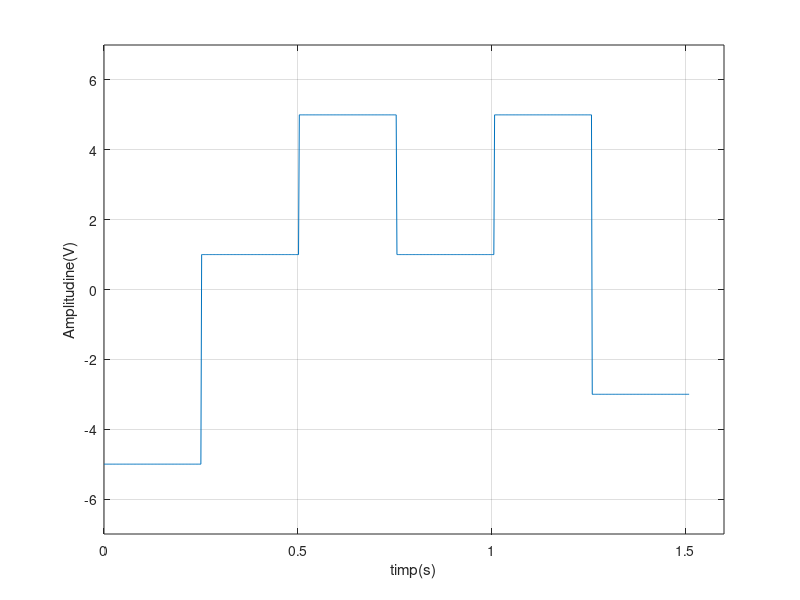

MATLAB code to generate this figure:
 %Se va genera un semnal cu rezolutie temporara de 2ms, 20ms, 200ms pentru un
%semnal continuu de tipul:
%3. Semnal dreptunghiular multinivel, aleator ? Durata fiec?rui 
%nivel: 0,25 s.Nivelurile 

%c) {-5,-3,-1,1,3,5} 


%Rezolutie temporara 2ms.punctul c)
%analog pentru 20ms 200ms doar ca se modifica __ din t=0:0.02/0.2:__
t=0:0.002:1.510;%variabila timp necesara pentru a afisa 6 nivele aleatoare
i=1;%contor
n=[-5,-3,-1,1,3,5] ; %nivelele semnalului
pozitia=randi(length(n)); %cu functia randi extrag o pozitie aleatoare din n
Nivel_aleator=n(pozitia);%nivel_aleator ia valoarea din pozitia extrasa
v1=zeros(1,126); %t=0:0.002:0.25, de la 0 la 0.25 cu pasul de 0.002 sunt 126

for i=1:1:126  
    v1(i)=Nivel_aleator;  %umplu primul vector cu un nivel aleator
end
   
v2=zeros(1,126);
pozitia=randi(length(n));
Nivel_aleator=n(pozitia);
for i=1:1:126
    v2(i)=Nivel_aleator; %umplu al doi-lea vector cu un nivel aleator
end

v3=zeros(1,126);
pozitia=randi(length(n));
Nivel_aleator=n(pozitia);
for i=1:1:126
     v3(i)=Nivel_aleator;%umplu al trei-lea vector cu un nivel aleator
end

v4=zeros(1,126)
pozitia=randi(length(n));
Nivel_aleator=n(pozitia);

for i=1:1:126
    v4(i)=Nivel_aleator;%umplu al patru-lea vector cu un nivel aleator
end

v5=zeros(1,126)
pozitia=randi(length(n));
Nivel_aleator=n(pozitia);

for i=1:1:126
    v5(i)=Nivel_aleator;%umplu al cinci-lea vector cu un nivel aleator
end

v6=zeros(1,126)
pozitia=randi(length(n));
Nivel_aleator=n(pozitia);

for i=1:1:126
    v6(i)=Nivel_aleator;%umplu al sase-lea vector cu un nivel aleator
end


V=[v1,v2,v3,v4,v5,v6];
plot(t,V),grid,axis([0 1.6 -7 7]),xlabel('timp(s)'),
ylabel('Amplitudine(V)');%afisez V=f(t)